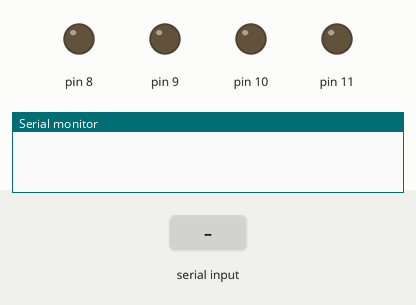
Recording of a sketch running on a simulated Arduino Uno, built with avr-gcc and run on an emulated ATmega328P. Parts: output pins drawn as LEDs (lit = HIGH), the last lines printed to the serial monitor. Inputs (shaded band) come from the test bench.

Above: at 1.2 s.
1.3 s: "4" received over Serial
At 1.9 s:
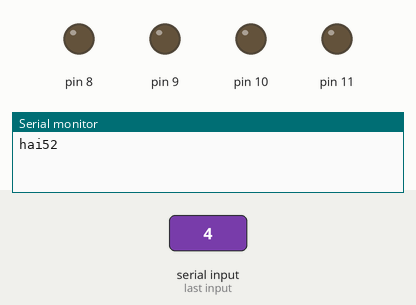
2.9 s: "1" received over Serial
At 4.2 s:
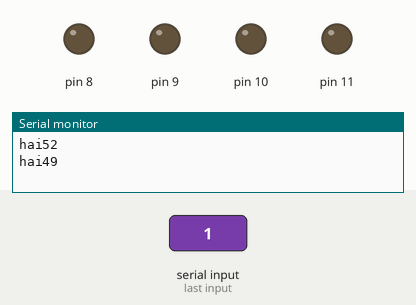
4.5 s: "2" received over Serial
At 5.6 s:
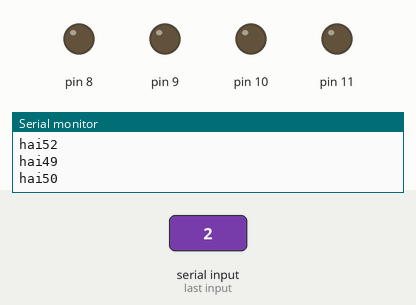
6.1 s: "3" received over Serial
At 6.8 s:
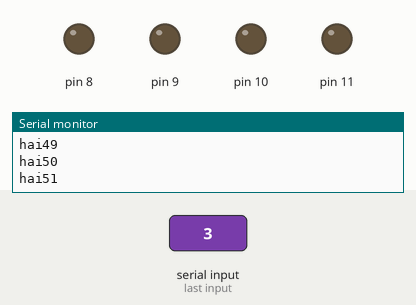
Timing chart, 0 to 8.7 s (numbered marks = the images above; inputs shaded):
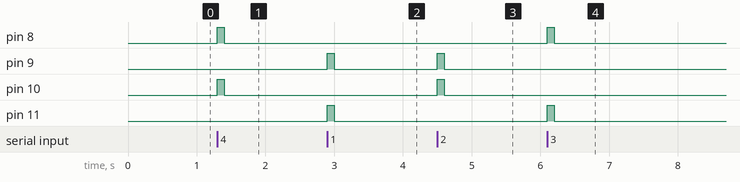

Measured:
- after the input at 1.3 s, pin 8, pin 10: LOW → HIGH at once, → LOW 0.10 s later
- after the input at 2.9 s, pin 9, pin 11: LOW → HIGH at once, → LOW 0.10 s later
- after the input at 4.5 s, pin 9, pin 10: LOW → HIGH at once, → LOW 0.10 s later
- after the input at 6.1 s, pin 8, pin 11: LOW → HIGH at once, → LOW 0.10 s later

The sketch:

Bluetooth_Controlled_Car.ino
```cpp
void stop()
{
  // Stoping the car
  digitalWrite(8,LOW);
  digitalWrite(9,LOW);
  digitalWrite(10,LOW);
  digitalWrite(11,LOW);
}
void setup() {
  // Declaring pins 8,9,10,11 as output pins
  pinMode(8,OUTPUT);
  pinMode(9,OUTPUT);
  pinMode(10,OUTPUT);
  pinMode(11,OUTPUT);
  Serial.begin(9600); //Braud rate:9600
}

void loop() {
  // Back
  int Back=0,Straight=0,Left=0,right=0,x;
  if(Serial.available()>0)
  {
    Serial.print("hai");
    x=Serial.read();  // reading data serially
    Serial.println(x);
  if(x== 52){
  digitalWrite(8,HIGH);// back
  digitalWrite(9,LOW);
  digitalWrite(10,HIGH);
  digitalWrite(11,LOW);
  delay(100); // It does the task for 100 sec(Moving back for 100 sec)
  stop();  // Making stop
  }
  if(x == 49)
  {
  digitalWrite(8,LOW);//straight
  digitalWrite(9,HIGH);
  digitalWrite(10,LOW);
  digitalWrite(11,HIGH);
  delay(100);
  stop();
  }
  if(x==50)
  {
  digitalWrite(8,LOW);//left
  digitalWrite(9,HIGH);
  digitalWrite(10,HIGH);
  digitalWrite(11,LOW);
  delay(100);
  stop();
  }
  if(x == 51)
  {
    digitalWrite(8,HIGH);//right
  digitalWrite(9,LOW);
  digitalWrite(10,LOW);
  digitalWrite(11,HIGH);
  delay(100);
  stop();

  }
  if(x==57)
  {
    digitalWrite(8,LOW);
  digitalWrite(9,LOW);
  digitalWrite(10,LOW);
  digitalWrite(11,LOW);
  }
  }
}
```
